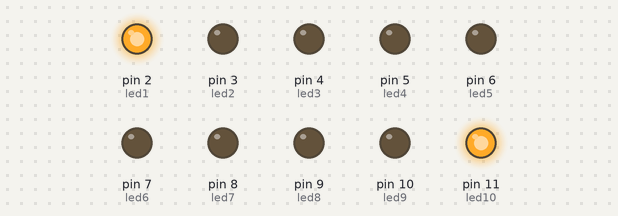
Simulated run of this sketch. Board: Arduino Uno, built with avr-gcc and run on an emulated ATmega328P. On the bench: output pins drawn as LEDs (lit = HIGH).

Above: at 0.4 s.
At 2.0 s:
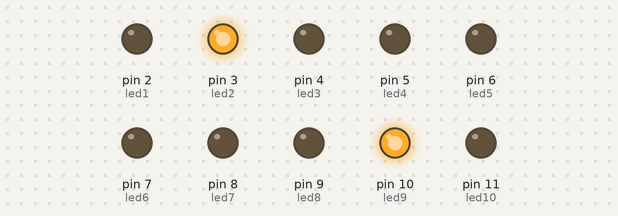
At 3.6 s:
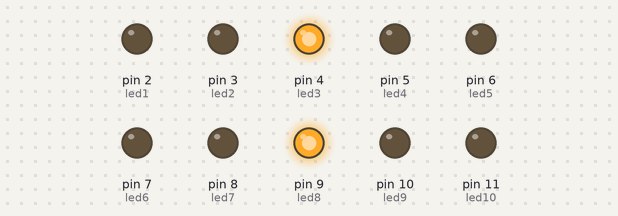
At 6.8 s:
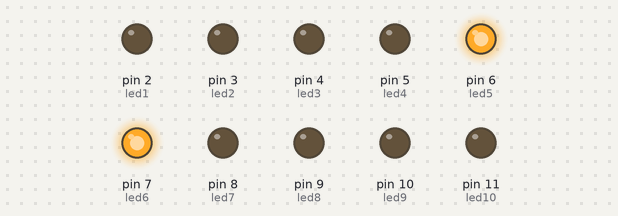
At 8.4 s:
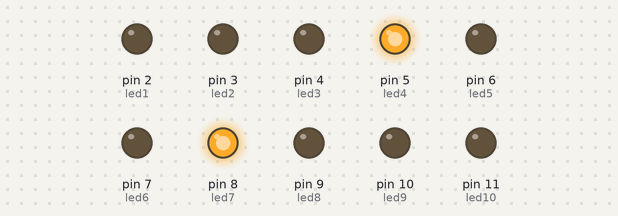
At 15.6 s:
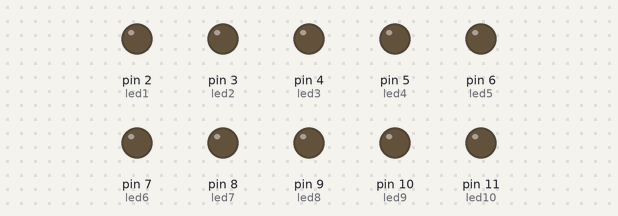
Timing chart, 0 to 16.6 s (numbered marks = the images above):
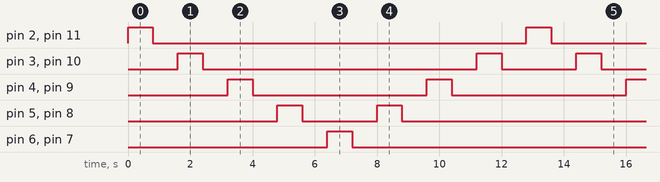

Measured:
- by itself, pin 2 (led1), pin 6 (led5), pin 7 (led6), pin 11 (led10): alternates HIGH for 0.80 s and LOW for 12.0 s
- by itself, pin 3 (led2), pin 10 (led9): repeats every 12.8 s: LOW 8.8 s, HIGH 0.80 s, LOW 2.4 s, HIGH 0.80 s
- by itself, pin 4 (led3), pin 9 (led8): alternates HIGH for 0.80 s and LOW for 5.6 s
- by itself, pin 5 (led4), pin 8 (led7): repeats every 12.8 s: LOW 2.4 s, HIGH 0.80 s, LOW 8.8 s, HIGH 0.80 s

The sketch:

challenge1_10LED.ino
```cpp
#define led1 2
#define led2 3
#define led3 4
#define led4 5
#define led5 6
#define led6 7
#define led7 8
#define led8 9
#define led9 10
#define led10 11
int dl = 800;

void setup() {
  // put your setup code here, to run once:
  pinMode(led1, OUTPUT);
  pinMode(led2, OUTPUT);
  pinMode(led3, OUTPUT);
  pinMode(led4, OUTPUT);
  pinMode(led5, OUTPUT);
  pinMode(led6, OUTPUT);
  pinMode(led7, OUTPUT);
  pinMode(led8, OUTPUT);
  pinMode(led9, OUTPUT);
  pinMode(led10, OUTPUT);
  Serial.begin(9600);
}

void loop() {
  // put your main code here, to run repeatedly:
  digitalWrite(led1, HIGH);
  digitalWrite(led10, HIGH);
  delay(dl);
  digitalWrite(led1, LOW);
  digitalWrite(led10, LOW);
  delay(dl);

  digitalWrite(led2, HIGH);
  digitalWrite(led9, HIGH);
  delay(dl);
  digitalWrite(led2, LOW);
  digitalWrite(led9, LOW);
  delay(dl);

  digitalWrite(led3, HIGH);
  digitalWrite(led8, HIGH);
  delay(dl);
  digitalWrite(led3, LOW);
  digitalWrite(led8, LOW);
  delay(dl);

  digitalWrite(led4, HIGH);
  digitalWrite(led7, HIGH);
  delay(dl);
  digitalWrite(led4, LOW);
  digitalWrite(led7, LOW);
  delay(dl);

  digitalWrite(led5, HIGH);
  digitalWrite(led6, HIGH);
  delay(dl);
  digitalWrite(led5, LOW);
  digitalWrite(led6, LOW);
  delay(dl);

  digitalWrite(led4, HIGH);
  digitalWrite(led7, HIGH);
  delay(dl);
  digitalWrite(led4, LOW);
  digitalWrite(led7, LOW);
  delay(dl);

  digitalWrite(led3, HIGH);
  digitalWrite(led8, HIGH);
  delay(dl);
  digitalWrite(led3, LOW);
  digitalWrite(led8, LOW);
  delay(dl);

  digitalWrite(led2, HIGH);
  digitalWrite(led9, HIGH);
  delay(dl);
  digitalWrite(led2, LOW);
  digitalWrite(led9, LOW);
  delay(dl);

}
```
